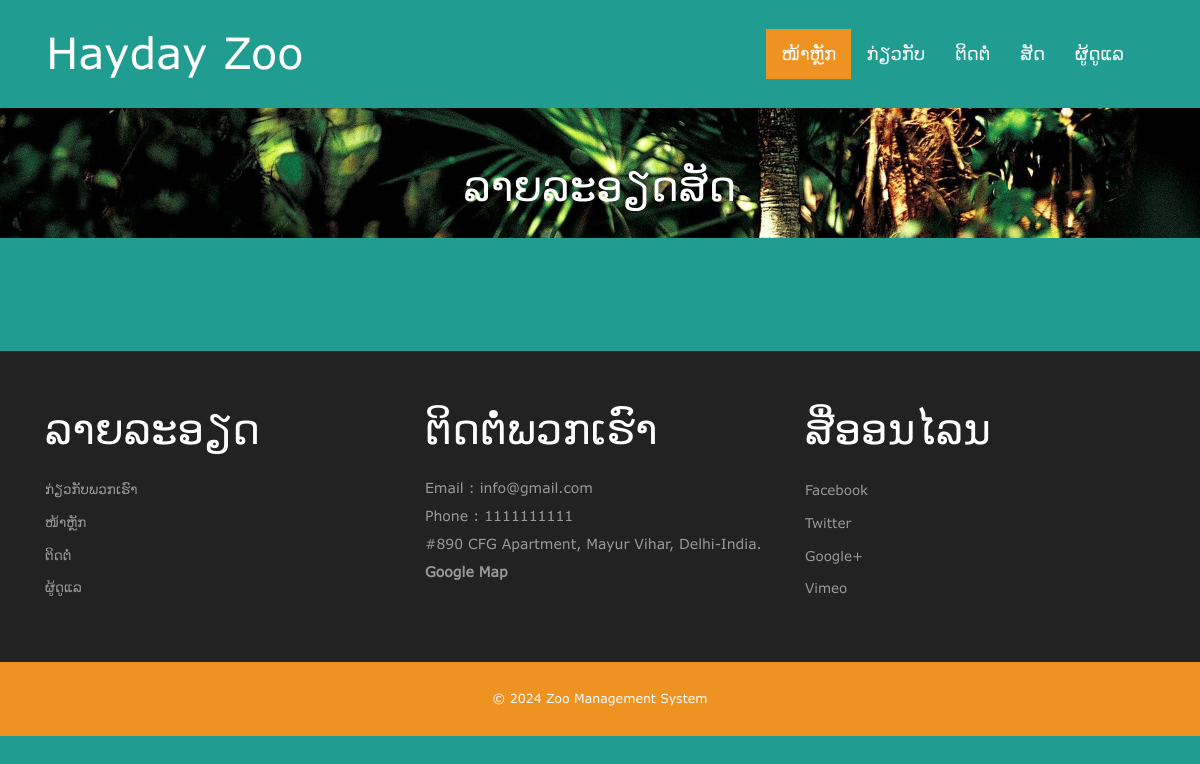
The page /zms/animal-detail.php on the database its author committed.
### tables this page shows
CREATE TABLE `tblpage` (
  `ID` int(10) NOT NULL,
  `PageType` varchar(200) DEFAULT NULL,
  `PageTitle` varchar(200) DEFAULT NULL,
  `PageDescription` mediumtext DEFAULT NULL,
  `Email` varchar(200) DEFAULT NULL,
  `MobileNumber` bigint(10) DEFAULT NULL,
  `UpdationDate` timestamp NULL DEFAULT NULL ON UPDATE current_timestamp()
);

### zms/includes/special.php (the view)
<div class="specials-section">
	<div class="container">
		<div class="specials-grids">
			<div class="col-md-4 specials1">
				<div style="font-family: sans-serif;">
				<h3  style="font-family: sans-serif;"> ລາຍລະອຽດ</h3>
				<ul>
					<li><a href="about.php">ກ່ຽວກັບພວກເຮົາ</a></li>
					<li><a href="index.php">ໜ້າຫຼັກ</a></li>
					<li><a href="contact.php">ຕິດຕໍ່</a></li>
					<li><a href="admin/index.php">ຜູ້ດູແລ</a></li>
				</ul>
				</div>
			</div>
			<div class="col-md-4 specials1">
				<h3  style="font-family: sans-serif;">ຕິດຕໍ່ພວກເຮົາ</h3>
				<?php
				$query = mysqli_query($con, "select * from  tblpage where PageType='contactus'");
				while ($row = mysqli_fetch_array($query)) {
					?>
					<address>
						<p>Email :
							<?php echo $row['Email']; ?>
						</p>
						<p>Phone :
							<?php echo $row['MobileNumber']; ?>
						</p>
						<p>
							<?php echo $row['PageDescription']; ?>
						</p>
						<p>
							<a style="font-weight: bold;" href="https://maps.app.goo.gl/tSKTXJKguVgV8orv9" >Google Map</a>
						</p>
					</address>
				<?php } ?>
			</div>
			<div class="col-md-4 specials1">
				<h3  style="font-family: sans-serif;">ສື່ອອນໄລນ</h3>
				<ul>
					<li><a href="#">facebook</a></li>
					<li><a href="#">twitter</a></li>
					<li><a href="#">google+</a></li>
					<li><a href="#">vimeo</a></li>
				</ul>
			</div>
			<div class="clearfix"></div>
		</div>
	</div>
</div>

### zms/css/style.css (style rules this page uses)
body a { transition:0.5s all; -webkit-transition:0.5s all; -moz-transition:0.5s all; -o-transition:0.5s all; -ms-transition:0.5s all; }
h1,h2,h3,h4,h5,h6 { padding:0 0; margin:0 0; }
p { padding:0 0; margin:0 0; }
ul { padding:0 0; margin:0 0; }
body { padding:0 0; margin:0 0; font-family:"Verdana"; background-color: #219C90; }
.specials-section { padding: 4em 0; background: #222; }
.specials-section h3 { font-size: 3em; text-transform: capitalize; font-family: 'Verdana'; color: #fff; margin-bottom: 0.5em; }
.specials1 p { font-size: 1em; line-height: 2em; color: #999; }
.specials1 ul li { list-style-type: none; padding: 0.3em 0; }
.specials1 p a { color: #999; }
.specials1 ul li a { font-size: 0.965em; text-decoration: none; line-height: 1.8em; color: #999; list-style: none; text-transform: capitalize; }

### rows shown on the page
tblpage: Email "info@gmail.com", MobileNumber "1111111111", PageDescription "#890 CFG Apartment, Mayur Vihar, Delhi-India."
